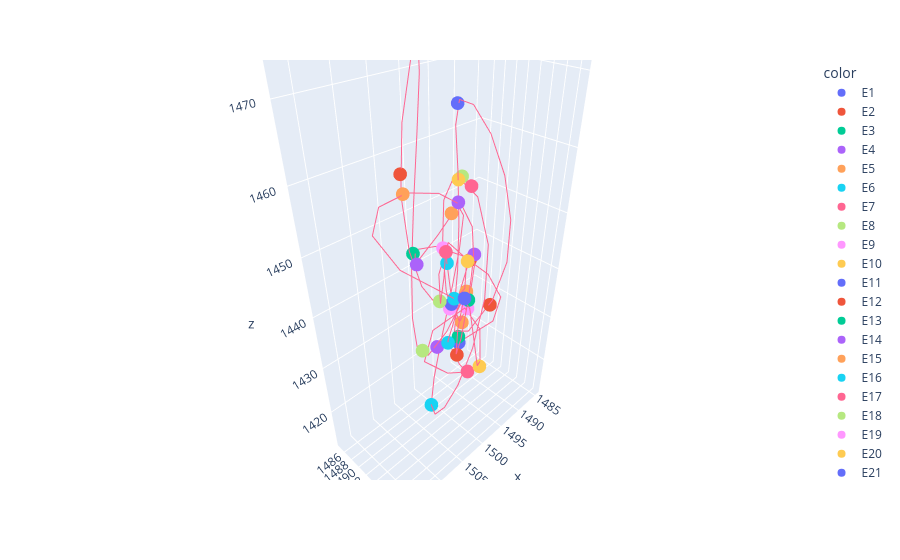

Notebook cell for this chart:
### Markdown cell above
We can easily visualize one or more traces by their trace_IDs now, either one or several (by a list of trace_IDs). To do this we load the tracing functions module that contains several helper functions for trace analysis.

### Code cell
tr.plot_traces(traces,[11])

### Figure 1 — Plotly figure (JSON) as saved in the notebook; plotly's stock layout.template omitted (floating-point values rounded to 4 significant figures)
{"data": [{"hoverlabel": {"namelength": 0}, "hovertemplate": "color=E1<br>x=%{x}<br>y=%{y}<br>z=%{z}", "legendgroup": "E1", "marker": {"color": "#636efa", "symbol": "circle"}, "mode": "markers", "name": "E1", "scene": "scene", "showlegend": true, "type": "scatter3d", "x": [1488.0], "y": [1485.0], "z": [1416.0]}, {"hoverlabel": {"namelength": 0}, "hovertemplate": "color=E2<br>x=%{x}<br>y=%{y}<br>z=%{z}", "legendgroup": "E2", "marker": {"color": "#EF553B", "symbol": "circle"}, "mode": "markers", "name": "E2", "scene": "scene", "showlegend": true, "type": "scatter3d", "x": [1490.0], "y": [1488.0], "z": [1438.0]}, {"hoverlabel": {"namelength": 0}, "hovertemplate": "color=E3<br>x=%{x}<br>y=%{y}<br>z=%{z}", "legendgroup": "E3", "marker": {"color": "#00cc96", "symbol": "circle"}, "mode": "markers", "name": "E3", "scene": "scene", "showlegend": true, "type": "scatter3d", "x": [1503.0], "y": [1489.0], "z": [1446.0]}, {"hoverlabel": {"namelength": 0}, "hovertemplate": "color=E4<br>x=%{x}<br>y=%{y}<br>z=%{z}", "legendgroup": "E4", "marker": {"color": "#ab63fa", "symbol": "circle"}, "mode": "markers", "name": "E4", "scene": "scene", "showlegend": true, "type": "scatter3d", "x": [1506.0], "y": [1493.0], "z": [1447.0]}, {"hoverlabel": {"namelength": 0}, "hovertemplate": "color=E5<br>x=%{x}<br>y=%{y}<br>z=%{z}", "legendgroup": "E5", "marker": {"color": "#FFA15A", "symbol": "circle"}, "mode": "markers", "name": "E5", "scene": "scene", "showlegend": true, "type": "scatter3d", "x": [1498.0], "y": [1492.0], "z": [1452.0]}, {"hoverlabel": {"namelength": 0}, "hovertemplate": "color=E6<br>x=%{x}<br>y=%{y}<br>z=%{z}", "legendgroup": "E6", "marker": {"color": "#19d3f3", "symbol": "circle"}, "mode": "markers", "name": "E6", "scene": "scene", "showlegend": true, "type": "scatter3d", "x": [1501.0], "y": [1490.0], "z": [1413.0]}, {"hoverlabel": {"namelength": 0}, "hovertemplate": "color=E7<br>x=%{x}<br>y=%{y}<br>z=%{z}", "legendgroup": "E7", "marker": {"color": "#FF6692", "symbol": "circle"}, "mode": "markers", "name": "E7", "scene": "scene", "showlegend": true, "type": "scatter3d", "x": [1498.0], "y": [1495.0], "z": [1457.0]}, {"hoverlabel": {"namelength": 0}, "hovertemplate": "color=E8<br>x=%{x}<br>y=%{y}<br>z=%{z}", "legendgroup": "E8", "marker": {"color": "#B6E880", "symbol": "circle"}, "mode": "markers", "name": "E8", "scene": "scene", "showlegend": true, "type": "scatter3d", "x": [1497.0], "y": [1493.0], "z": [1457.0]}, {"hoverlabel": {"namelength": 0}, "hovertemplate": "color=E9<br>x=%{x}<br>y=%{y}<br>z=%{z}", "legendgroup": "E9", "marker": {"color": "#FF97FF", "symbol": "circle"}, "mode": "markers", "name": "E9", "scene": "scene", "showlegend": true, "type": "scatter3d", "x": [1497.0], "y": [1490.0], "z": [1433.0]}, {"hoverlabel": {"namelength": 0}, "hovertemplate": "color=E10<br>x=%{x}<br>y=%{y}<br>z=%{z}", "legendgroup": "E10", "marker": {"color": "#FECB52", "symbol": "circle"}, "mode": "markers", "name": "E10", "scene": "scene", "showlegend": true, "type": "scatter3d", "x": [1498.0], "y": [1493.0], "z": [1457.0]}, {"hoverlabel": {"namelength": 0}, "hovertemplate": "color=E11<br>x=%{x}<br>y=%{y}<br>z=%{z}", "legendgroup": "E11", "marker": {"color": "#636efa", "symbol": "circle"}, "mode": "markers", "name": "E11", "scene": "scene", "showlegend": true, "type": "scatter3d", "x": [1501.0], "y": [1495.0], "z": [1469.0]}, {"hoverlabel": {"namelength": 0}, "hovertemplate": "color=E12<br>x=%{x}<br>y=%{y}<br>z=%{z}", "legendgroup": "E12", "marker": {"color": "#EF553B", "symbol": "circle"}, "mode": "markers", "name": "E12", "scene": "scene", "showlegend": true, "type": "scatter3d", "x": [1490.0], "y": [1493.0], "z": [1432.0]}, {"hoverlabel": {"namelength": 0}, "hovertemplate": "color=E13<br>x=%{x}<br>y=%{y}<br>z=%{z}", "legendgroup": "E13", "marker": {"color": "#00cc96", "symbol": "circle"}, "mode": "markers", "name": "E13", "scene": "scene", "showlegend": true, "type": "scatter3d", "x": [1494.0], "y": [1490.0], "z": [1425.0]}, {"hoverlabel": {"namelength": 0}, "hovertemplate": "color=E14<br>x=%{x}<br>y=%{y}<br>z=%{z}", "legendgroup": "E14", "marker": {"color": "#ab63fa", "symbol": "circle"}, "mode": "markers", "name": "E14", "scene": "scene", "showlegend": true, "type": "scatter3d", "x": [1494.0], "y": [1492.0], "z": [1443.0]}, {"hoverlabel": {"namelength": 0}, "hovertemplate": "color=E15<br>x=%{x}<br>y=%{y}<br>z=%{z}", "legendgroup": "E15", "marker": {"color": "#FFA15A", "symbol": "circle"}, "mode": "markers", "name": "E15", "scene": "scene", "showlegend": true, "type": "scatter3d", "x": [1496.0], "y": [1492.0], "z": [1430.0]}, {"hoverlabel": {"namelength": 0}, "hovertemplate": "color=E16<br>x=%{x}<br>y=%{y}<br>z=%{z}", "legendgroup": "E16", "marker": {"color": "#19d3f3", "symbol": "circle"}, "mode": "markers", "name": "E16", "scene": "scene", "showlegend": true, "type": "scatter3d", "x": [1498.0], "y": [1491.0], "z": [1443.0]}, {"hoverlabel": {"namelength": 0}, "hovertemplate": "color=E17<br>x=%{x}<br>y=%{y}<br>z=%{z}", "legendgroup": "E17", "marker": {"color": "#FF6692", "symbol": "circle"}, "mode": "markers", "name": "E17", "scene": "scene", "showlegend": true, "type": "scatter3d", "x": [1502.0], "y": [1495.0], "z": [1449.0]}, {"hoverlabel": {"namelength": 0}, "hovertemplate": "color=E18<br>x=%{x}<br>y=%{y}<br>z=%{z}", "legendgroup": "E18", "marker": {"color": "#B6E880", "symbol": "circle"}, "mode": "markers", "name": "E18", "scene": "scene", "showlegend": true, "type": "scatter3d", "x": [1500.0], "y": [1491.0], "z": [1437.0]}, {"hoverlabel": {"namelength": 0}, "hovertemplate": "color=E19<br>x=%{x}<br>y=%{y}<br>z=%{z}", "legendgroup": "E19", "marker": {"color": "#FF97FF", "symbol": "circle"}, "mode": "markers", "name": "E19", "scene": "scene", "showlegend": true, "type": "scatter3d", "x": [1497.0], "y": [1489.0], "z": [1444.0]}, {"hoverlabel": {"namelength": 0}, "hovertemplate": "color=E20<br>x=%{x}<br>y=%{y}<br>z=%{z}", "legendgroup": "E20", "marker": {"color": "#FECB52", "symbol": "circle"}, "mode": "markers", "name": "E20", "scene": "scene", "showlegend": true, "type": "scatter3d", "x": [1500.0], "y": [1496.0], "z": [1447.0]}, {"hoverlabel": {"namelength": 0}, "hovertemplate": "color=E21<br>x=%{x}<br>y=%{y}<br>z=%{z}", "legendgroup": "E21", "marker": {"color": "#636efa", "symbol": "circle"}, "mode": "markers", "name": "E21", "scene": "scene", "showlegend": true, "type": "scatter3d", "x": [1499.0], "y": [1492.0], "z": [1436.0]}, {"hoverlabel": {"namelength": 0}, "hovertemplate": "color=E22<br>x=%{x}<br>y=%{y}<br>z=%{z}", "legendgroup": "E22", "marker": {"color": "#EF553B", "symbol": "circle"}, "mode": "markers", "name": "E22", "scene": "scene", "showlegend": true, "type": "scatter3d", "x": [1508.0], "y": [1493.0], "z": [1461.0]}, {"hoverlabel": {"namelength": 0}, "hovertemplate": "color=E23<br>x=%{x}<br>y=%{y}<br>z=%{z}", "legendgroup": "E23", "marker": {"color": "#00cc96", "symbol": "circle"}, "mode": "markers", "name": "E23", "scene": "scene", "showlegend": true, "type": "scatter3d", "x": [1503.0], "y": [1491.0], "z": [1475.0]}, {"hoverlabel": {"namelength": 0}, "hovertemplate": "color=E24<br>x=%{x}<br>y=%{y}<br>z=%{z}", "legendgroup": "E24", "marker": {"color": "#ab63fa", "symbol": "circle"}, "mode": "markers", "name": "E24", "scene": "scene", "showlegend": true, "type": "scatter3d", "x": [1501.0], "y": [1491.0], "z": [1428.0]}, {"hoverlabel": {"namelength": 0}, "hovertemplate": "color=E25<br>x=%{x}<br>y=%{y}<br>z=%{z}", "legendgroup": "E25", "marker": {"color": "#FFA15A", "symbol": "circle"}, "mode": "markers", "name": "E25", "scene": "scene", "showlegend": true, "type": "scatter3d", "x": [1496.0], "y": [1493.0], "z": [1438.0]}, {"hoverlabel": {"namelength": 0}, "hovertemplate": "color=E26<br>x=%{x}<br>y=%{y}<br>z=%{z}", "legendgroup": "E26", "marker": {"color": "#19d3f3", "symbol": "circle"}, "mode": "markers", "name": "E26", "scene": "scene", "showlegend": true, "type": "scatter3d", "x": [1499.0], "y": [1492.0], "z": [1429.0]}, {"hoverlabel": {"namelength": 0}, "hovertemplate": "color=E27<br>x=%{x}<br>y=%{y}<br>z=%{z}", "legendgroup": "E27", "marker": {"color": "#FF6692", "symbol": "circle"}, "mode": "markers", "name": "E27", "scene": "scene", "showlegend": true, "type": "scatter3d", "x": [1495.0], "y": [1493.0], "z": [1419.0]}, {"hoverlabel": {"namelength": 0}, "hovertemplate": "color=E28<br>x=%{x}<br>y=%{y}<br>z=%{z}", "legendgroup": "E28", "marker": {"color": "#B6E880", "symbol": "circle"}, "mode": "markers", "name": "E28", "scene": "scene", "showlegend": true, "type": "scatter3d", "x": [1505.0], "y": [1492.0], "z": [1431.0]}, {"hoverlabel": {"namelength": 0}, "hovertemplate": "color=E29<br>x=%{x}<br>y=%{y}<br>z=%{z}", "legendgroup": "E29", "marker": {"color": "#FF97FF", "symbol": "circle"}, "mode": "markers", "name": "E29", "scene": "scene", "showlegend": true, "type": "scatter3d", "x": [1495.0], "y": [1493.0], "z": [1434.0]}, {"hoverlabel": {"namelength": 0}, "hovertemplate": "color=E30<br>x=%{x}<br>y=%{y}<br>z=%{z}", "legendgroup": "E30", "marker": {"color": "#FECB52", "symbol": "circle"}, "mode": "markers", "name": "E30", "scene": "scene", "showlegend": true, "type": "scatter3d", "x": [1494.0], "y": [1495.0], "z": [1421.0]}, {"hoverlabel": {"namelength": 0}, "hovertemplate": "color=E31<br>x=%{x}<br>y=%{y}<br>z=%{z}", "legendgroup": "E31", "marker": {"color": "#636efa", "symbol": "circle"}, "mode": "markers", "name": "E31", "scene": "scene", "showlegend": true, "type": "scatter3d", "x": [1501.0], "y": [1497.0], "z": [1441.0]}, {"hoverlabel": {"namelength": 0}, "hovertemplate": "color=E32<br>x=%{x}<br>y=%{y}<br>z=%{z}", "legendgroup": "E32", "marker": {"color": "#EF553B", "symbol": "circle"}, "mode": "markers", "name": "E32", "scene": "scene", "showlegend": true, "type": "scatter3d", "x": [1500.0], "y": [1495.0], "z": [1428.0]}, {"hoverlabel": {"namelength": 0}, "hovertemplate": "color=E33<br>x=%{x}<br>y=%{y}<br>z=%{z}", "legendgroup": "E33", "marker": {"color": "#00cc96", "symbol": "circle"}, "mode": "markers", "name": "E33", "scene": "scene", "showlegend": true, "type": "scatter3d", "x": [1497.0], "y": [1495.0], "z": [1437.0]}, {"hoverlabel": {"namelength": 0}, "hovertemplate": "color=E34<br>x=%{x}<br>y=%{y}<br>z=%{z}", "legendgroup": "E34", "marker": {"color": "#ab63fa", "symbol": "circle"}, "mode": "markers", "name": "E34", "scene": "scene", "showlegend": true, "type": "scatter3d", "x": [1502.0], "y": [1496.0], "z": [1457.0]}, {"hoverlabel": {"namelength": 0}, "hovertemplate": "color=E35<br>x=%{x}<br>y=%{y}<br>z=%{z}", "legendgroup": "E35", "marker": {"color": "#FFA15A", "symbol": "circle"}, "mode": "markers", "name": "E35", "scene": "scene", "showlegend": true, "type": "scatter3d", "x": [1512.0], "y": [1498.0], "z": [1462.0]}, {"hoverlabel": {"namelength": 0}, "hovertemplate": "color=E36<br>x=%{x}<br>y=%{y}<br>z=%{z}", "legendgroup": "E36", "marker": {"color": "#19d3f3", "symbol": "circle"}, "mode": "markers", "name": "E36", "scene": "scene", "showlegend": true, "type": "scatter3d", "x": [1502.0], "y": [1496.0], "z": [1441.0]}, {"mode": "lines", "showlegend": false, "type": "scatter3d", "x": [1488.0, 1485.0, 1485.0, 1487.0, 1491.0, 1496.0, 1502.0, 1506.0, 1502.0, 1496.0, 1493.0, 1492.0, 1493.0, 1496.0, 1499.0, 1501.0, 1503.0, 1503.0, 1503.0, 1502.0, 1501.0, 1500.0, 1498.0, 1497.0, 1496.0, 1496.0, 1497.0, 1497.0, 1497.0, 1497.0, 1497.0, 1499.0, 1501.0, 1501.0, 1500.0, 1497.0, 1494.0, 1491.0, 1490.0, 1490.0, 1493.0, 1495.0, 1495.0, 1494.0, 1494.0, 1495.0, 1496.0, 1497.0, 1498.0, 1502.0, 1503.0, 1501.0, 1498.0, 1497.0, 1500.0, 1500.0, 1499.0, 1500.0, 1503.0, 1506.0, 1508.0, 1507.0, 1505.0, 1502.0, 1501.0, 1501.0, 1502.0, 1503.0, 1504.0, 1503.0, 1502.0, 1499.0, 1496.0, 1497.0, 1499.0, 1497.0, 1495.0, 1500.0, 1505.0, 1503.0, 1496.0, 1493.0, 1493.0, 1496.0, 1498.0, 1500.0, 1501.0, 1501.0, 1500.0, 1498.0, 1497.0, 1497.0, 1498.0, 1501.0, 1506.0, 1511.0, 1516.0, 1517.0, 1513.0, 1502.0], "y": [1485.0, 1490.0, 1491.0, 1490.0, 1488.0, 1486.0, 1488.0, 1492.0, 1493.0, 1491.0, 1489.0, 1488.0, 1487.0, 1487.0, 1488.0, 1490.0, 1493.0, 1496.0, 1498.0, 1500.0, 1501.0, 1500.0, 1496.0, 1491.0, 1488.0, 1488.0, 1489.0, 1491.0, 1491.0, 1492.0, 1492.0, 1493.0, 1495.0, 1496.0, 1497.0, 1497.0, 1497.0, 1497.0, 1496.0, 1494.0, 1491.0, 1490.0, 1490.0, 1492.0, 1493.0, 1492.0, 1491.0, 1490.0, 1491.0, 1494.0, 1495.0, 1493.0, 1489.0, 1490.0, 1496.0, 1496.0, 1492.0, 1490.0, 1491.0, 1492.0, 1493.0, 1493.0, 1491.0, 1490.0, 1489.0, 1489.0, 1488.0, 1488.0, 1489.0, 1489.0, 1490.0, 1492.0, 1493.0, 1493.0, 1492.0, 1493.0, 1493.0, 1493.0, 1492.0, 1492.0, 1493.0, 1494.0, 1494.0, 1496.0, 1497.0, 1497.0, 1497.0, 1496.0, 1495.0, 1494.0, 1495.0, 1495.0, 1496.0, 1496.0, 1497.0, 1498.0, 1498.0, 1498.0, 1498.0, 1496.0], "z": [1416.0, 1423.0, 1429.0, 1435.0, 1439.0, 1443.0, 1445.0, 1447.0, 1450.0, 1452.0, 1448.0, 1441.0, 1433.0, 1424.0, 1417.0, 1413.0, 1414.0, 1419.0, 1426.0, 1435.0, 1443.0, 1451.0, 1456.0, 1457.0, 1452.0, 1444.0, 1436.0, 1433.0, 1435.0, 1442.0, 1450.0, 1459.0, 1466.0, 1469.0, 1468.0, 1464.0, 1458.0, 1450.0, 1441.0, 1433.0, 1426.0, 1426.0, 1434.0, 1442.0, 1442.0, 1434.0, 1430.0, 1435.0, 1444.0, 1449.0, 1445.0, 1438.0, 1440.0, 1446.0, 1447.0, 1442.0, 1436.0, 1436.0, 1441.0, 1449.0, 1458.0, 1467.0, 1473.0, 1474.0, 1471.0, 1463.0, 1453.0, 1443.0, 1434.0, 1428.0, 1426.0, 1430.0, 1437.0, 1436.0, 1429.0, 1422.0, 1419.0, 1422.0, 1428.0, 1433.0, 1434.0, 1428.0, 1422.0, 1423.0, 1431.0, 1439.0, 1441.0, 1435.0, 1428.0, 1430.0, 1438.0, 1445.0, 1451.0, 1456.0, 1459.0, 1462.0, 1462.0, 1459.0, 1452.0, 1441.0]}], "layout": {"legend": {"title": {"text": "color"}, "tracegroupgap": 0}, "margin": {"t": 60}, "scene": {"domain": {"x": [0, 1], "y": [0, 1]}, "xaxis": {"title": {"text": "x"}}, "yaxis": {"title": {"text": "y"}}, "zaxis": {"title": {"text": "z"}}}}}
